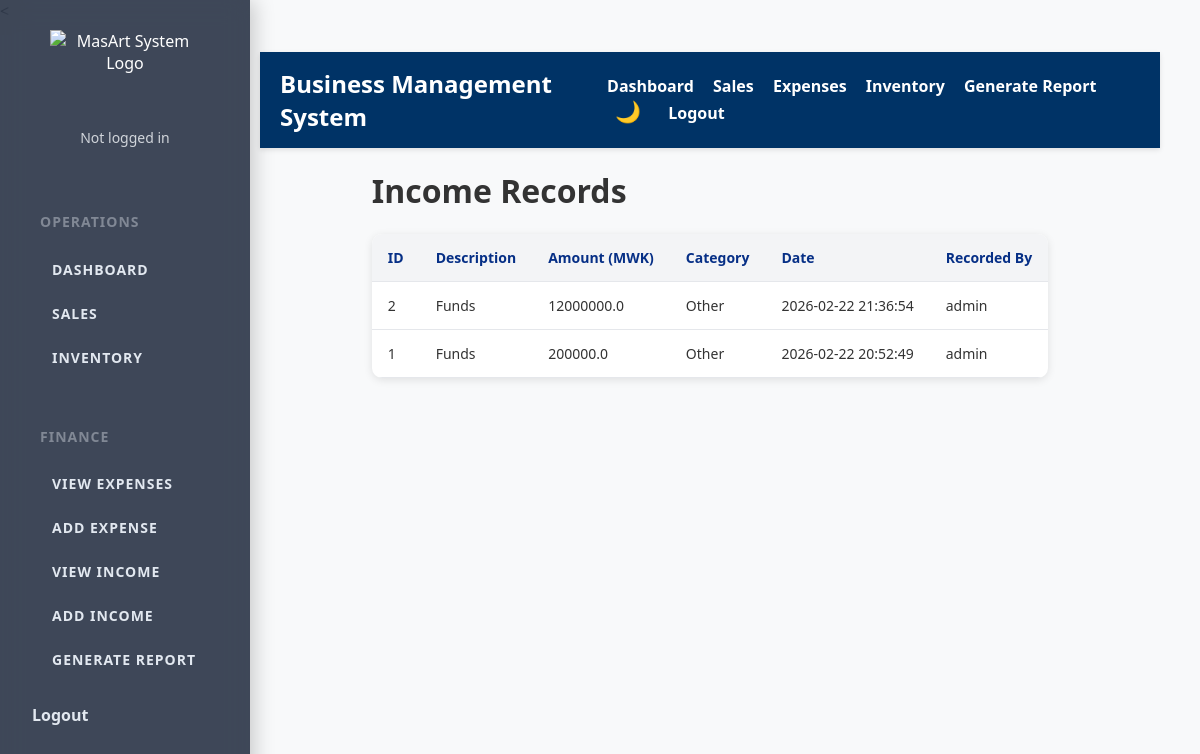
Page /view_income on the earlier database version.
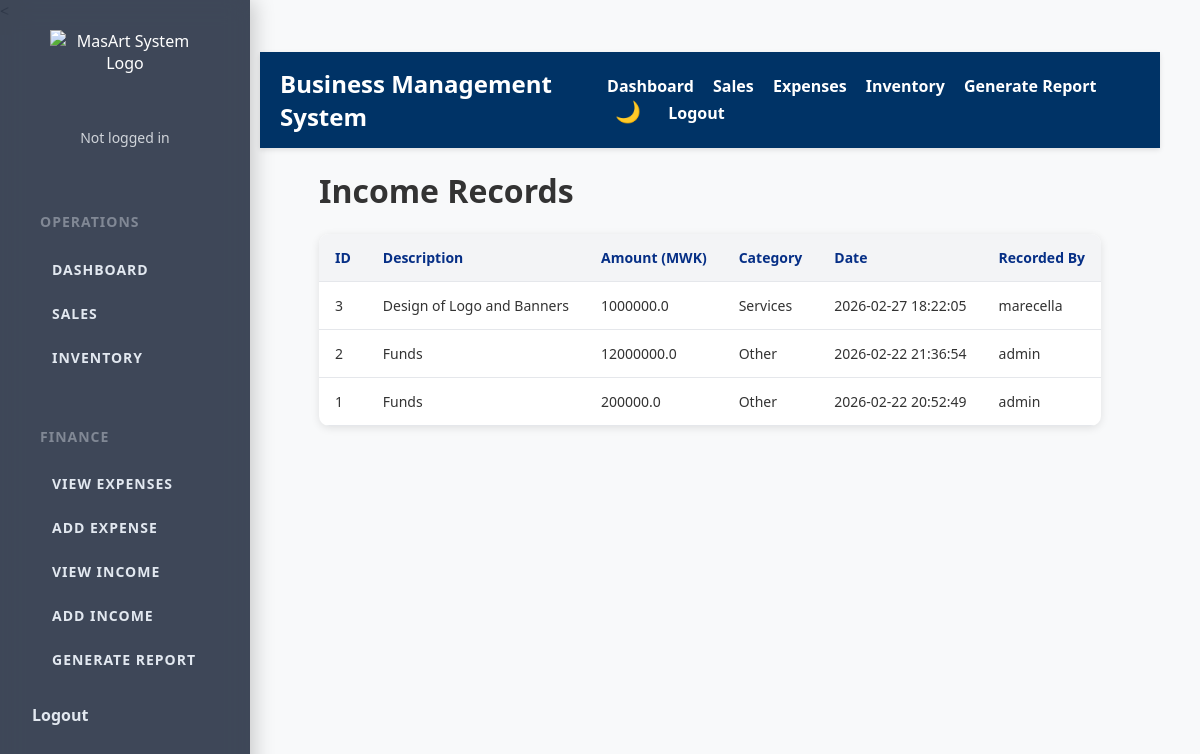
Same page on the later database version.
### tables this page shows
CREATE TABLE income (
    id INTEGER PRIMARY KEY AUTOINCREMENT,
    description TEXT NOT NULL,
    amount REAL NOT NULL,
    category_id INTEGER NOT NULL,
    date TEXT DEFAULT CURRENT_TIMESTAMP,
    recorded_by TEXT,
    FOREIGN KEY(category_id) REFERENCES income_categories(id)
);

CREATE TABLE income_categories (
                id INTEGER PRIMARY KEY AUTOINCREMENT,
                name TEXT UNIQUE NOT NULL
            );

### app.py (the view)
@app.route('/view_income')
def view_income():
    conn = get_db_connection()
    cursor = conn.cursor()
    cursor.execute("""
        SELECT i.id, i.description, i.amount, c.name as category_name, i.date, i.recorded_by
        FROM income i
        JOIN income_categories c ON i.category_id = c.id
        ORDER BY i.date DESC
    """)
    incomes = cursor.fetchall()
    conn.close()
    return render_template('view_income.html', incomes=incomes)

### app.py (called while the page is built)
def get_db_connection():
    conn = sqlite3.connect(DATABASE, timeout=10)  # Added timeout to avoid database lock errors
    conn.row_factory = sqlite3.Row  # This allows us to access columns by name
    return conn

### templates/view_income.html (shortened to what this page needs)
{% extends "base.html" %}
{% block content %}
<h1>Income Records</h1>
<table>
    <thead>
        <tr>
            <th>ID</th>
            <th>Description</th>
            <th>Amount (MWK)</th>
            <th>Category</th>
            <th>Date</th>
            <th>Recorded By</th>
        </tr>
    </thead>
    <tbody>
        {% for income in incomes %}
        <tr>
            <td>{{ income.id }}</td>
            <td>{{ income.description }}</td>
            <td>{{ income.amount }}</td>
            <td>{{ income.category_name }}</td>
            <td>{{ income.date }}</td>
            <td>{{ income.recorded_by or '-' }}</td>
        </tr>
        {% else %}
        <tr>
            <td colspan="6">No income records found.</td>
        </tr>
        {% endfor %}
    </tbody>
</table>
{% endblock %}

Differences in the rows shown:
added income: id "3", description "Design of Logo and Banners", amount "1000000.0", category_name "Services", date "2026-02-27 18:22:05", recorded_by "marecella"
